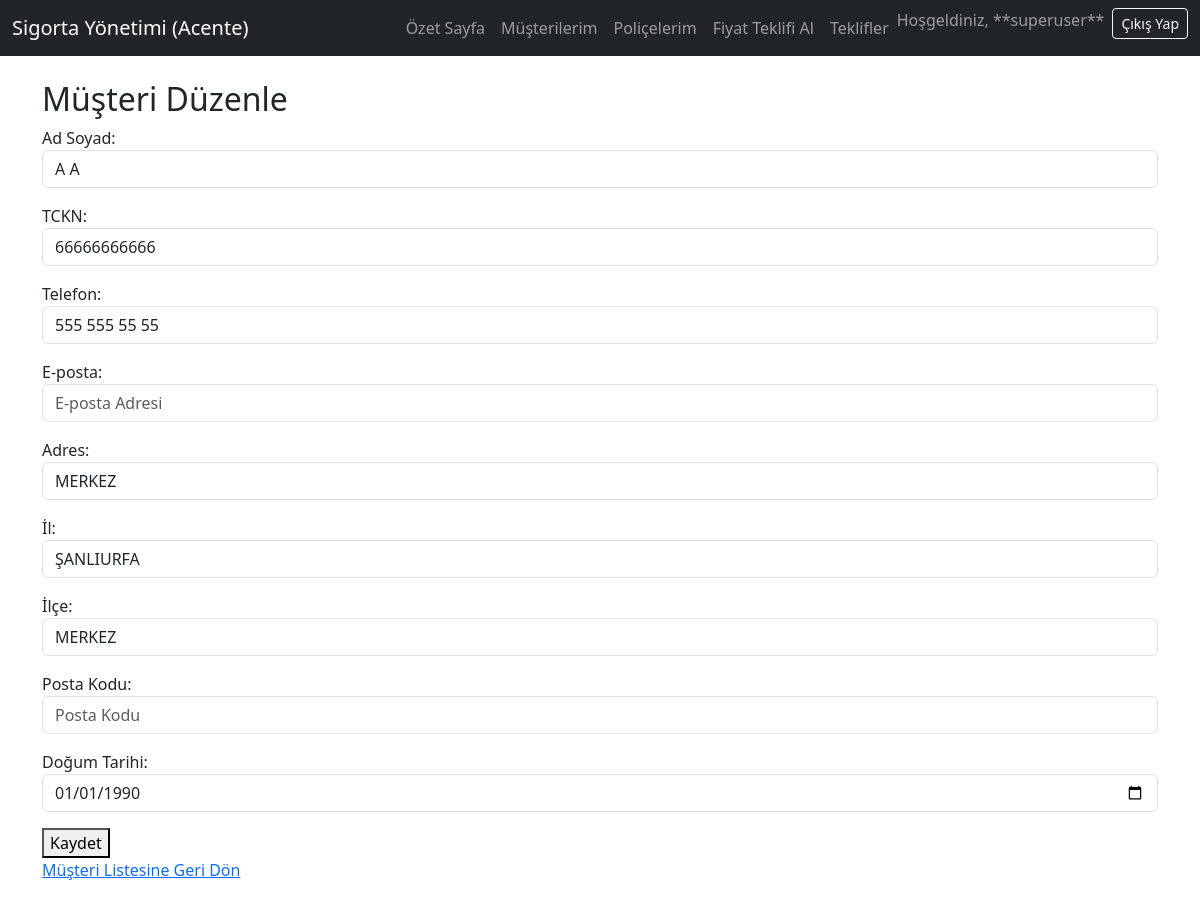
/customers/edit/6/ (signed in), run on the app's committed database.
### policy_management/models.py (models this page shows, shortened)
class CustomUser(AbstractUser):
    ROLE_CHOICES = (
        ('admin', 'Yönetici'),
        ('agent', 'Acente'),
    )
    role = models.CharField(max_length=10, choices=ROLE_CHOICES, default='agent', verbose_name="Kullanıcı Rolü")
    class Meta:
        verbose_name = "Kullanıcı"
        verbose_name_plural = "Kullanıcılar"
    pass

class Customer(models.Model):
    CUSTOMER_TYPE_CHOICES = (
        ('individual', 'Bireysel'),
        ('corporate', 'Kurumsal'),
    )
    customer_id = models.AutoField(primary_key=True)
    name = models.CharField(max_length=150, verbose_name="Adı / Ünvanı")
    tckn = models.CharField(
        max_length=11,
        unique=True,
        null=True,
        blank=True,
        verbose_name="TCKN"
    )
    tckn_vkn = models.CharField(
        max_length=15,
        null=True,
        blank=True,
        verbose_name="TCKN/VKN (Eski Alan)"
    )
    customer_type = models.CharField(
        max_length=10,
        choices=CUSTOMER_TYPE_CHOICES,
        default='individual',
        verbose_name="Müşteri Tipi"
    )
    phone = models.CharField(max_length=20, blank=True, null=True, verbose_name="Telefon")
    email = models.EmailField(max_length=255, blank=True, null=True, verbose_name="E-posta")
    address_street = models.CharField(max_length=255, null=True, blank=True, verbose_name="Sokak/Cadde")
    address_city = models.CharField(max_length=100, null=True, blank=True, verbose_name="İl")
    address_state = models.CharField(max_length=100, null=True, blank=True, verbose_name="İlçe")
    address_zipcode = models.CharField(max_length=10, null=True, blank=True, verbose_name="Posta Kodu")
    date_of_birth = models.DateField(null=True, blank=True, verbose_name="Doğum Tarihi")
    agent = models.ForeignKey(
        'policy_management.CustomUser',
        on_delete=models.SET_NULL,
        null=True,
        blank=True,
        related_name='customers',
        verbose_name="Sorumlu Acente"
    )
    created_at = models.DateTimeField(auto_now_add=True, verbose_name="Oluşturma Tarihi")
    updated_at = models.DateTimeField(auto_now=True, verbose_name="Son Güncelleme")
    class Meta:
        verbose_name = "Müşteri"
        verbose_name_plural = "Müşteriler"

### policy_management/views.py (the view, shortened to what this page needs)
# urls.py: path('customers/edit/<int:pk>/', views.CustomerUpdateView.as_view(), name='edit_customer'),
class CustomerUpdateView(LoginRequiredMixin, UpdateView):
    model = Customer
    form_class = CustomerForm
    template_name = 'agent/customer_form.html'
    def get_queryset(self):
        return self.model.objects.filter(agent=self.request.user)

### policy_management/templates/agent/customer_form.html (shortened to what this page needs)
{% extends "agent/base_agent.html" %}
{% block content %}
    <h2>{% if form.instance.pk %}Müşteri Düzenle{% else %}Yeni Müşteri Ekle{% endif %}</h2>
    <form method="post">
        {{ form.as_p }}
        <button type="submit">Kaydet</button>
    </form>
    <p><a href="{% url 'agent_customer_list' %}">Müşteri Listesine Geri Dön</a></p>
{% endblock %}

### policy_management/templates/agent/base_agent.html (shortened to what this page needs)
{% load static %}
<!DOCTYPE html>
<html lang="tr">
<head>
    <link href="https://cdn.jsdelivr.net/npm/bootstrap@5.3.3/dist/css/bootstrap.min.css" rel="stylesheet">
	{% load static %}
    <link rel="stylesheet" href="{% static 'policy_management/css/style.css' %}">
</head>
<body>
    <nav class="navbar navbar-expand-lg navbar-dark bg-dark">
        <div class="container-fluid">
            <a class="navbar-brand" href="{% url 'agent_dashboard' %}">Sigorta Yönetimi (Acente)</a>
            <div class="collapse navbar-collapse" id="navbarNav">
                <ul class="navbar-nav ms-auto">
                    <li class="nav-item">
                        <a class="nav-link" href="{% url 'agent_dashboard' %}">Özet Sayfa</a>
                    </li>
                    <li class="nav-item">
                        <a class="nav-link" href="{% url 'agent_customer_list' %}">Müşterilerim</a>
                    </li>
                    <li class="nav-item">
                        <a class="nav-link" href="{% url 'agent_policy_list' %}">Poliçelerim</a>
                    </li>
                    <li class="nav-item active">
						<a class="nav-link" href="{% url 'agent_quote_list' %}">
							<span>Fiyat Teklifi Al</span>
						</a>
					</li>
					<li class="nav-item">
						<a class="nav-link" href="{% url 'agent_quote_list' %}">Teklifler</a>
					</li>
					<li class="nav-item">
                         <span class="navbar-text me-2">Hoşgeldiniz, **{{ user.get_full_name|default:user.username }}**</span>
                    </li>
					<li class="nav-item">
						<form action="{% url 'admin:logout' %}" method="post" class="d-inline">
							<button type="submit" class="btn btn-sm btn-outline-light">Çıkış Yap</button>
						</form>
					</li>
                </ul>
            </div>
        </div>
    </nav>
    <div class="container mt-4">
        {% block content %}
        {% endblock %}
    </div>
</body>
</html>

### data on the page
CustomUser: get_full_name "superuser"
Customer: name "A A", tckn "66666666666", phone "555 555 55 55", address_street "MERKEZ", address_city "ŞANLIURFA", address_state "MERKEZ", date_of_birth "01/01/1990"
